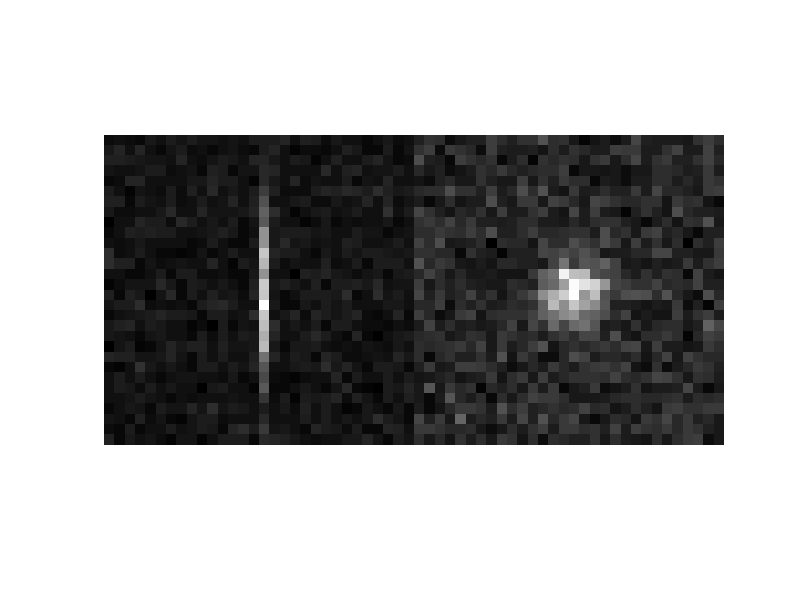

Write the MATLAB code that produced this figure.
% MATLAB implementation test
function mlegaussfit()

    % Parameters format: X, Y, Sigma, I_0, I_bg

    W = 30; H =30;
    Pcenter = [ W/2 H/2 2 1000 10 ];  %
    [img, imgcv] = makesample ([H W], Pcenter);

    imshow([ normalize(img) normalize(imgcv) ]);
    
    
    % Localize
    N = 0;
    iterations = 1;
    for k = 1 : N
        P = Pcenter+(rand(1,5)-.5).*[5 5 1 300 5 ];
        Pinitial = P+(rand(1,5)-.5).*[5 5 1 300 5 ];
        
        smp = makesample([H W], P);
        Pestimate = fitgauss(smp, Pinitial, iterations);
    end
    
end

function Pestimate = fitgauss(smpimg, P, iterations)

    dim = size(smpimg);
    [X,Y] = meshgrid(0:dim(2)-1,0:dim(1)-1);
    
    for k=1:iterations
        Sx = P(1); Sy = P(2); Sigma = P(3); I0 = P(4); Ibg = P(5);
        
        Xexp0 = (X-Sx + .5) / (sqrt(2)*Sigma);
        Yexp0 = (Y-Sy + .5) / (sqrt(2)*Sigma);
        
        Xexp1 = (X-Sx - .5) / (sqrt(2)*Sigma);
        Yexp1 = (Y-Sy - .5) / (sqrt(2)*Sigma);

        DeltaX = 0.5 * erf( Xexp0 ) - 0.5 * erf(Xexp1);
        DeltaY = 0.5 * erf( Yexp0 ) - 0.5 * erf(Yexp1);
        mu = Ibg + I0 * DeltaX .* DeltaY;
        
        dmu_dx = I0/(sqrt(2*pi)*Sigma) * ( exp(-Xexp1.^2) - exp(-Xexp0.^2 ) ) .* DeltaY;
        dmu_dy = I0/(sqrt(2*pi)*Sigma) * ( exp(-Yexp1.^2) - exp(-Yexp0.^2 ) ) .* DeltaX;
        dmu_dI0 = DeltaX.*DeltaY;
        dmu_dIbg = 1;
        
        d2mu_dx = I0/(sqrt(2*pi)*Sigma.^3) * ( (X - Sx - .5) .* exp (Xexp1.^2) - (X - Sx + .5) .* exp (Xexp0.^2) ) .* DeltaY;
        d2mu_dy = I0/(sqrt(2*pi)*Sigma.^3) * ( (Y - Sy - .5) .* exp (Yexp1.^2) - (Y - Sy + .5) .* exp (Yexp0.^2) ) .* DeltaX;
        %d2mu_dI0 = 0
        %d2mu_dIbg = 0
        
        dL_dx = dmu_dx .* ( smpimg ./ mu - 1 );
        dL_dy = dmu_dy .* ( smpimg ./ mu - 1 );
        dL_dI0 = dmu_dI0 .* ( smpimg ./ mu - 1 );
        dL_dIbg = dmu_dIbg .* ( smpimg ./ mu - 1 );
        
        dL = [ sum(dL_dx(:)) sum(dL_dy(:)) 0 sum(dL_dI0(:)) sum(dL_dIbg(:)) ];
        
        dL2_dx = d2mu_dx .* ( smpimg ./ mu - 1 ) - dmu_dx.^2 .* smpimg ./ (mu.^2);
        dL2_dy = d2mu_dy .* ( smpimg ./ mu - 1 ) - dmu_dy.^2 .* smpimg ./ (mu.^2);
        dL2_dI0 = - dmu_dI0.^2 .* smpimg ./ (mu.^2);
        dL2_dIbg = - smpimg ./ (mu.^2);
        
        dL2 = [ sum(dL2_dx(:)) sum(dL2_dy(:)) 1 sum(dL2_dI0(:)) sum(dL2_dIbg(:)) ];
        
        DeltaP = dL;% ./ dL2;
        fprintf('dx: %f, dy: %f, dI0: %f\n', DeltaP(1), DeltaP(2), DeltaP(4));
        P = P + DeltaP;
        
    end
    
    Pestimate = P;
end


function [img, imgcv] = makesample(Size, P)
    [Y,X] = ndgrid (0:Size(1)-1, 0:Size(2)-1);
    
    % Read parameters
    Sx = P(1); Sy = P(2); Sigma = P(3); I0 = P(4); Ibg = P(5);
    
    % Center value:
    imgcv = Ibg + I0 * exp ( - ((X-Sx).^2+(Y-Sy).^2) / (2*Sigma^2) ) / (2*pi*Sigma^2);
    imgcv = poissrnd(imgcv);
    
    % Expected values
    edenom = sqrt(2*Sigma^2);
    DeltaX = 0.5 * erf( (X-Sx + .5) * edenom ) - 0.5 * erf((X-Sx - .5) * edenom);
    DeltaY = 0.5 * erf( (Y-Sy + .5) / (2*Sigma^2) ) - 0.5 * erf((Y-Sy - .5) / (2*Sigma^2));
    img = Ibg + I0 * DeltaX .* DeltaY;
    
    img = poissrnd(img);
end



function d = normalize(d)
    minv = min(d(:));
    maxv = max(d(:));
    
    d = (d-minv) ./ (maxv-minv);
end
